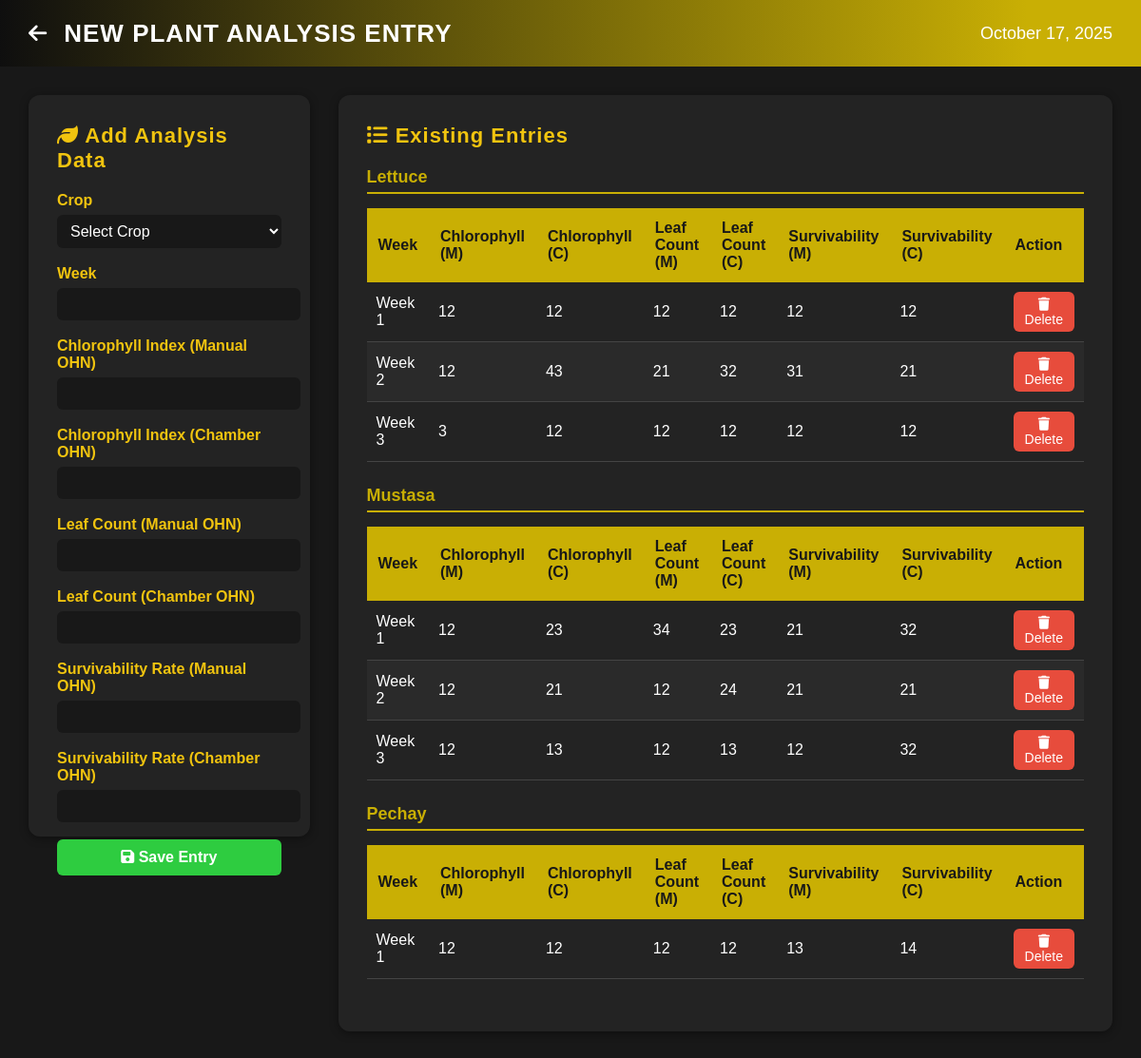
/newplant.php, run on an earlier commit of the app's database.
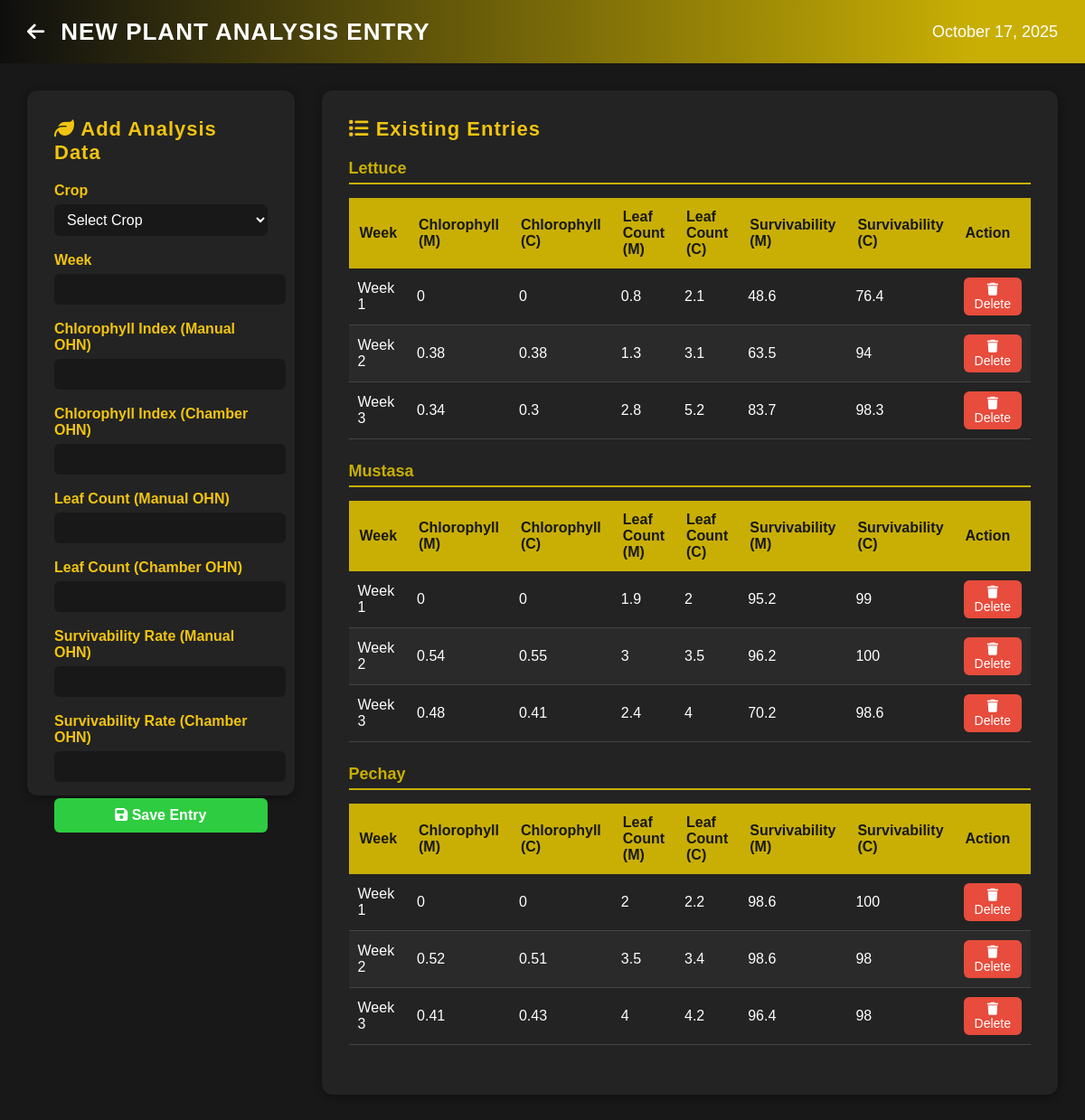
And on a later commit of the database.
### tables this page shows
CREATE TABLE `plant_analysis` (
  `id` int(11) NOT NULL,
  `crop` varchar(50) DEFAULT NULL,
  `week` int(11) DEFAULT NULL,
  `chlorophyll_manual` float DEFAULT NULL,
  `chlorophyll_chamber` float DEFAULT NULL,
  `leafcount_manual` float DEFAULT NULL,
  `leafcount_chamber` float DEFAULT NULL,
  `survivability_manual` float DEFAULT NULL,
  `survivability_chamber` float DEFAULT NULL,
  `created_at` datetime DEFAULT current_timestamp()
);

### newplant.php (the view, shortened to what this page needs)
<?php
$conn = mysqli_connect("127.0.0.1", "root", "", "permdb");
$existing_entries_sql = "SELECT * FROM plant_analysis ORDER BY crop, week";
$existing_entries_result = mysqli_query($conn, $existing_entries_sql);
$existing_entries = [];
while ($row = mysqli_fetch_assoc($existing_entries_result)) {
    $existing_entries[] = $row;
}
?>
<!DOCTYPE html>
<html lang="en">
<head>
    <link rel="stylesheet" href="https://cdnjs.cloudflare.com/ajax/libs/font-awesome/6.4.0/css/all.min.css">
</head>
<body>
    <div class="header">
        <div style="display: flex; align-items: center;">
            <a href="analysis.php" style="color:#fff; text-decoration:none; margin-right:18px;">
                <i class="fas fa-arrow-left" style="font-size:22px;"></i>
            </a>
            <span class="header-title">NEW PLANT ANALYSIS ENTRY</span>
        </div>
        <span class="header-date"><?php echo date("F d, Y"); ?></span>
    </div>
    <div class="container">
        <div class="form-container">
            <h2><i class="fas fa-leaf"></i> Add Analysis Data</h2>
            <form method="post" autocomplete="off">
                <div class="form-group">
                    <label for="crop">Crop</label>
                    <select name="crop" id="crop" required>
                        <option value="">Select Crop</option>
                    </select>
                </div>
                <div class="form-group">
                    <label for="week">Week</label>
                    <input type="number" name="week" id="week" min="1" max="52" required>
                </div>
                <div class="form-group">
                    <label for="chlorophyll_manual">Chlorophyll Index (Manual OHN)</label>
                    <input type="number" step="0.01" name="chlorophyll_manual" id="chlorophyll_manual" required>
                </div>
                <div class="form-group">
                    <label for="chlorophyll_chamber">Chlorophyll Index (Chamber OHN)</label>
                    <input type="number" step="0.01" name="chlorophyll_chamber" id="chlorophyll_chamber" required>
                </div>
                <div class="form-group">
                    <label for="leafcount_manual">Leaf Count (Manual OHN)</label>
                    <input type="number" step="0.01" name="leafcount_manual" id="leafcount_manual" required>
                </div>
                <div class="form-group">
                    <label for="leafcount_chamber">Leaf Count (Chamber OHN)</label>
                    <input type="number" step="0.01" name="leafcount_chamber" id="leafcount_chamber" required>
                </div>
                <div class="form-group">
                    <label for="survivability_manual">Survivability Rate (Manual OHN)</label>
                    <input type="number" step="0.01" name="survivability_manual" id="survivability_manual" required>
                </div>
                <div class="form-group">
                    <label for="survivability_chamber">Survivability Rate (Chamber OHN)</label>
                    <input type="number" step="0.01" name="survivability_chamber" id="survivability_chamber" required>
                </div>
                <button type="submit" class="btn-submit"><i class="fas fa-save"></i> Save Entry</button>
            </form>
        </div>
        <div class="entries-container">
            <h2><i class="fas fa-list"></i> Existing Entries</h2>
            <?php if (empty($existing_entries)): ?>
                <div class="no-entries">No entries found. Add your first entry using the form.</div>
            <?php else: ?>
                <?php
                $grouped_entries = [];
                foreach ($existing_entries as $entry) {
                    $grouped_entries[$entry['crop']][] = $entry;
                }
                foreach ($grouped_entries as $crop => $entries):
                ?>
                    <div class="crop-section">
                        <div class="crop-title"><?php echo $crop; ?></div>
                        <table class="entries-table">
                            <thead>
                                <tr>
                                    <th>Week</th>
                                    <th>Chlorophyll (M)</th>
                                    <th>Chlorophyll (C)</th>
                                    <th>Leaf Count (M)</th>
                                    <th>Leaf Count (C)</th>
                                    <th>Survivability (M)</th>
                                    <th>Survivability (C)</th>
                                    <th>Action</th>
                                </tr>
                            </thead>
                            <tbody>
                                <?php foreach ($entries as $entry): ?>
                                <tr>
                                    <td>Week <?php echo $entry['week']; ?></td>
                                    <td><?php echo $entry['chlorophyll_manual']; ?></td>
                                    <td><?php echo $entry['chlorophyll_chamber']; ?></td>
                                    <td><?php echo $entry['leafcount_manual']; ?></td>
                                    <td><?php echo $entry['leafcount_chamber']; ?></td>
                                    <td><?php echo $entry['survivability_manual']; ?></td>
                                    <td><?php echo $entry['survivability_chamber']; ?></td>
                                    <td>
                                        <form method="post" style="display: inline;">
                                            <button type="submit" class="btn-delete" onclick="return confirm('Are you sure you want to delete this entry?')">
                                                <i class="fas fa-trash"></i> Delete
                                            </button>
                                        </form>
                                    </td>
                                </tr>
                                <?php endforeach; ?>
                            </tbody>
                        </table>
                    </div>
                <?php endforeach; ?>
            <?php endif; ?>
        </div>
    </div>
</body>
</html>

### newplant.php (style rules this page uses)
body { background: #181818; color: #fff; font-family: Arial, sans-serif; margin: 0; }
.header { background: linear-gradient(to right, #0d0d0ddb, #c9af04 90%); display: flex; align-items: center; justify-content: space-between; padding: 0 30px; height: 70px; }
.header-title { font-size: 26px; font-weight: bold; letter-spacing: 1px; }
.header-date { font-size: 18px; }
.container { display: flex; gap: 30px; padding: 30px; max-width: 1400px; margin: 0 auto; }
.form-container { background: #232323; border-radius: 12px; box-shadow: 0 2px 10px #0006; flex: 1; padding: 30px; max-width: 500px; height: 45rem; }
.entries-container { background: #232323; border-radius: 12px; box-shadow: 0 2px 10px #0006; flex: 1; padding: 30px; }
.form-container h2, .entries-container h2 { margin-top: 0; margin-bottom: 20px; font-size: 22px; letter-spacing: 1px; color: #f1c40f; }
.form-group { margin-bottom: 18px; }
.form-group label { display: block; margin-bottom: 6px; font-weight: bold; color: #f1c40f; }
.form-group input, .form-group select { width: 100%; padding: 8px 10px; border-radius: 6px; border: none; font-size: 16px; background: #181818; color: #fff; }
.btn-submit { background: #2ecc40; color: #fff; border: none; border-radius: 6px; padding: 10px 24px; font-size: 16px; font-weight: bold; cursor: pointer; transition: background 0.2s; width: 100%; }
.btn-delete { background: #e74c3c; color: #fff; border: none; border-radius: 6px; padding: 5px 12px; font-size: 14px; cursor: pointer; transition: background 0.2s; }
.entries-table { width: 100%; border-collapse: collapse; margin-top: 15px; }
.entries-table th { background: #c9af04; color: #181818; padding: 12px; text-align: left; font-weight: bold; }
.entries-table td { padding: 10px; border-bottom: 1px solid #444; }
.entries-table tr:nth-child(even) { background: #2a2a2a; }
.crop-section { margin-bottom: 25px; }
.crop-title { color: #c9af04; font-size: 18px; font-weight: bold; margin-bottom: 10px; padding-bottom: 5px; border-bottom: 2px solid #c9af04; }

What changed in the data, as far as the page shows it:
removed plant_analysis: week "1", chlorophyll_manual "12", chlorophyll_chamber "12", leafcount_manual "12", leafcount_chamber "12", survivability_manual "12", survivability_chamber "12", shown under "Lettuce"
removed plant_analysis: week "2", chlorophyll_manual "12", chlorophyll_chamber "43", leafcount_manual "21", leafcount_chamber "32", survivability_manual "31", survivability_chamber "21", shown under "Lettuce"
removed plant_analysis: week "3", chlorophyll_manual "3", chlorophyll_chamber "12", leafcount_manual "12", leafcount_chamber "12", survivability_manual "12", survivability_chamber "12", shown under "Lettuce"
removed plant_analysis: week "1", chlorophyll_manual "12", chlorophyll_chamber "23", leafcount_manual "34", leafcount_chamber "23", survivability_manual "21", survivability_chamber "32", shown under "Mustasa"
removed plant_analysis: week "2", chlorophyll_manual "12", chlorophyll_chamber "21", leafcount_manual "12", leafcount_chamber "24", survivability_manual "21", survivability_chamber "21", shown under "Mustasa"
removed plant_analysis: week "3", chlorophyll_manual "12", chlorophyll_chamber "13", leafcount_manual "12", leafcount_chamber "13", survivability_manual "12", survivability_chamber "32", shown under "Mustasa"
removed plant_analysis: week "1", chlorophyll_manual "12", chlorophyll_chamber "12", leafcount_manual "12", leafcount_chamber "12", survivability_manual "13", survivability_chamber "14", shown under "Pechay"
added plant_analysis: week "1", chlorophyll_manual "0", chlorophyll_chamber "0", leafcount_manual "0.8", leafcount_chamber "2.1", survivability_manual "48.6", survivability_chamber "76.4", shown under "Lettuce"
added plant_analysis: week "2", chlorophyll_manual "0.38", chlorophyll_chamber "0.38", leafcount_manual "1.3", leafcount_chamber "3.1", survivability_manual "63.5", survivability_chamber "94", shown under "Lettuce"
added plant_analysis: week "3", chlorophyll_manual "0.34", chlorophyll_chamber "0.3", leafcount_manual "2.8", leafcount_chamber "5.2", survivability_manual "83.7", survivability_chamber "98.3", shown under "Lettuce"
added plant_analysis: week "1", chlorophyll_manual "0", chlorophyll_chamber "0", leafcount_manual "1.9", leafcount_chamber "2", survivability_manual "95.2", survivability_chamber "99", shown under "Mustasa"
added plant_analysis: week "2", chlorophyll_manual "0.54", chlorophyll_chamber "0.55", leafcount_manual "3", leafcount_chamber "3.5", survivability_manual "96.2", survivability_chamber "100", shown under "Mustasa"
added plant_analysis: week "3", chlorophyll_manual "0.48", chlorophyll_chamber "0.41", leafcount_manual "2.4", leafcount_chamber "4", survivability_manual "70.2", survivability_chamber "98.6", shown under "Mustasa"
added plant_analysis: week "1", chlorophyll_manual "0", chlorophyll_chamber "0", leafcount_manual "2", leafcount_chamber "2.2", survivability_manual "98.6", survivability_chamber "100", shown under "Pechay"
added plant_analysis: week "2", chlorophyll_manual "0.52", chlorophyll_chamber "0.51", leafcount_manual "3.5", leafcount_chamber "3.4", survivability_manual "98.6", survivability_chamber "98", shown under "Pechay"
added plant_analysis: week "3", chlorophyll_manual "0.41", chlorophyll_chamber "0.43", leafcount_manual "4", leafcount_chamber "4.2", survivability_manual "96.4", survivability_chamber "98", shown under "Pechay"
